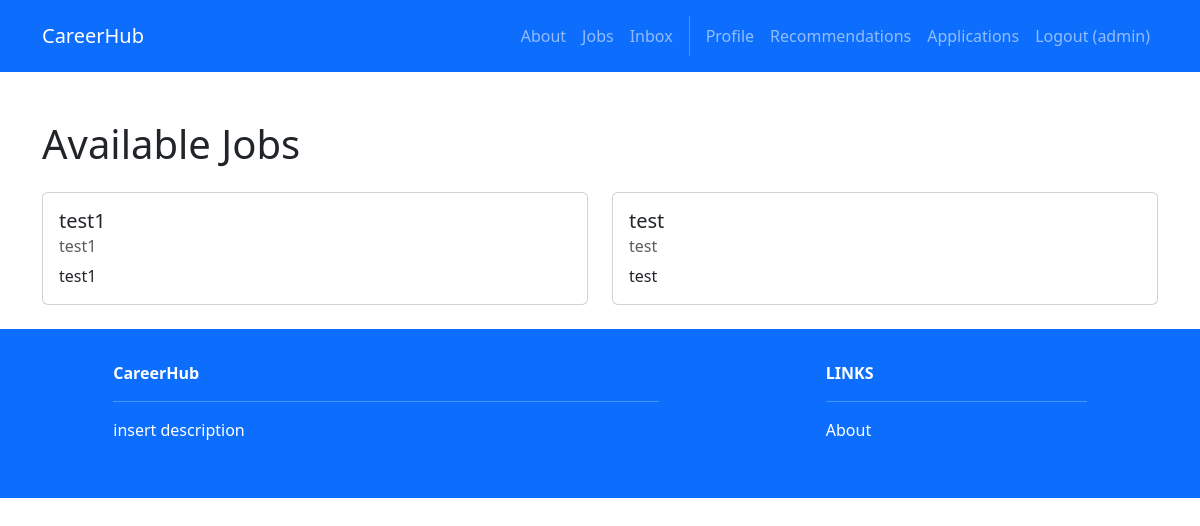
The app's page /recruiters/ (signed in), older data.
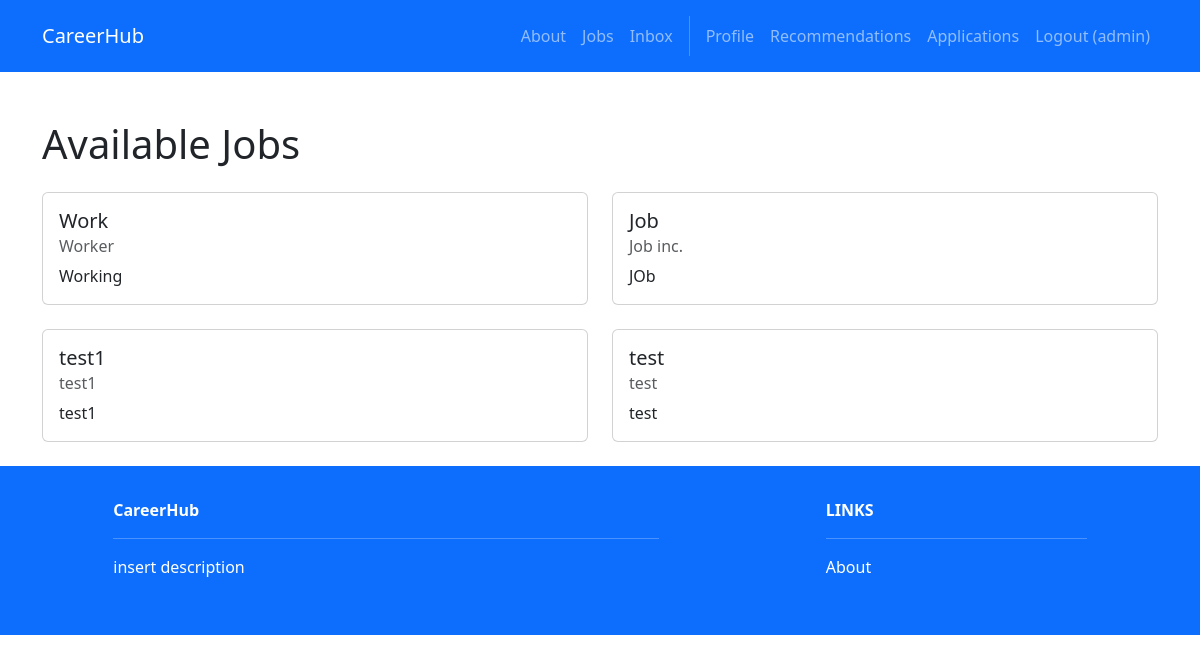
The same page, newer data.
### recruiters/models.py (models this page shows, shortened)
class Post(models.Model):
    id = models.AutoField(primary_key=True)
    title = models.CharField(max_length=200)
    company = models.CharField(max_length=200)
    description = models.TextField()
    location = models.CharField(max_length=200)
    lat = models.FloatField(null=True, blank=True)
    lng = models.FloatField(null=True, blank=True)
    salary_range = models.CharField(max_length=100)
    required_skills = models.ManyToManyField(Skill)
    recruiter = models.ForeignKey(User, on_delete=models.CASCADE)
    created_at = models.DateTimeField(auto_now_add=True)
    updated_at = models.DateTimeField(auto_now=True)
    VISA_CHOICES = [
        ('yes', 'Yes'),
        ('no', 'No'),
    ]
    visa_sponsorship = models.CharField(max_length=3, choices=VISA_CHOICES, default='no')

### recruiters/views.py (the view)
# urls.py: path('', views.index, name='home.index'),
def index(request):
    posts = Post.objects.all().order_by('-created_at')
    return render(request, 'recruiters/index.html', {'posts': posts})

### recruiters/templates/recruiters/index.html (shortened to what this page needs)
{% extends 'base.html' %}
{% block content %}
<div class="container mt-5">
    <h1>Available Jobs</h1>
    <div class="row mt-4">
        {% for post in posts %}
        <div class="col-md-6 mb-4">
            <div class="card">
                <div class="card-body">
                    <h5 class="card-title">{{ post.title }}</h5>
                    <h6 class="card-subtitle mb-2 text-muted">{{ post.company }}</h6>
                    <p class="card-text">{{ post.description|truncatewords:30 }}</p>
                </div>
            </div>
        </div>
        {% endfor %}
    </div>
</div>
{% endblock %}

Row changes from the older to the newer data that the page shows:
added Post: title "Work", company "Worker", description "Working"
added Post: title "Job", company "Job inc.", description "JOb"
